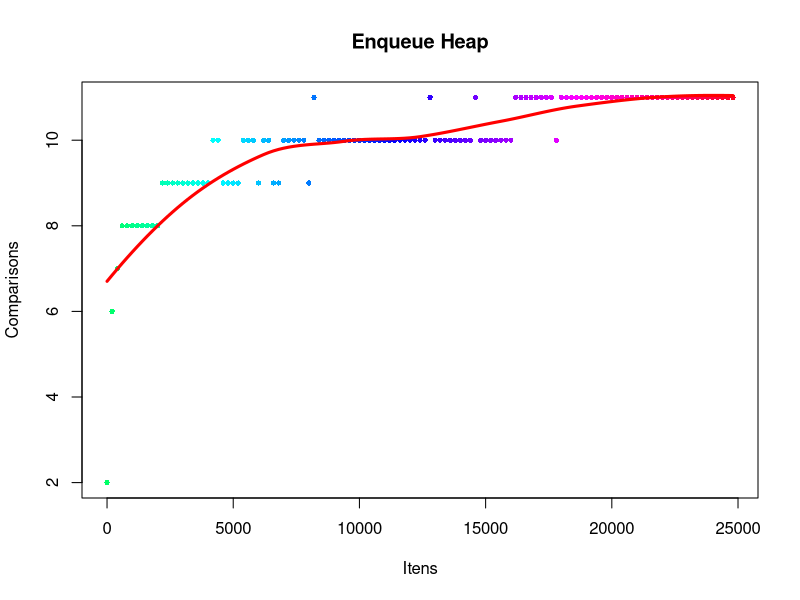

This figure's R source:
pdf("R-EnqueueHeap.pdf")
Itens <- c(0,200,400,600,800,1000,1200,1400,1600,1800,2000,2200,2400,2600,2800,3000,3200,3400,3600,3800,4000,4200,4400,4600,4800,5000,5200,5400,5600,5800,6000,6200,6400,6600,6800,7000,7200,7400,7600,7800,8000,8200,8400,8600,8800,9000,9200,9400,9600,9800,10000,10200,10400,10600,10800,11000,11200,11400,11600,11800,12000,12200,12400,12600,12800,13000,13200,13400,13600,13800,14000,14200,14400,14600,14800,15000,15200,15400,15600,15800,16000,16200,16400,16600,16800,17000,17200,17400,17600,17800,18000,18200,18400,18600,18800,19000,19200,19400,19600,19800,20000,20200,20400,20600,20800,21000,21200,21400,21600,21800,22000,22200,22400,22600,22800,23000,23200,23400,23600,23800,24000,24200,24400,24600,24800)
Comparisons <- c(2,6,7,8,8,8,8,8,8,8,8,9,9,9,9,9,9,9,9,9,9,10,10,9,9,9,9,10,10,10,9,10,10,9,9,10,10,10,10,10,9,11,10,10,10,10,10,10,10,10,10,10,10,10,10,10,10,10,10,10,10,10,10,10,11,10,10,10,10,10,10,10,10,11,10,10,10,10,10,10,10,11,11,11,11,11,11,11,11,10,11,11,11,11,11,11,11,11,11,11,11,11,11,11,11,11,11,11,11,11,11,11,11,11,11,11,11,11,11,11,11,11,11,11,11)
df <- data.frame(Itens, Comparisons)
lo <- loess(Comparisons~Itens)
bonito <- rainbow(130, start = 0.4, end = 1)
plot(df, col = bonito, type = 'p', pch = 16, cex = .7)
lines(Itens, predict(lo), col = "red", lwd = 3)
title(main="Enqueue Heap")
